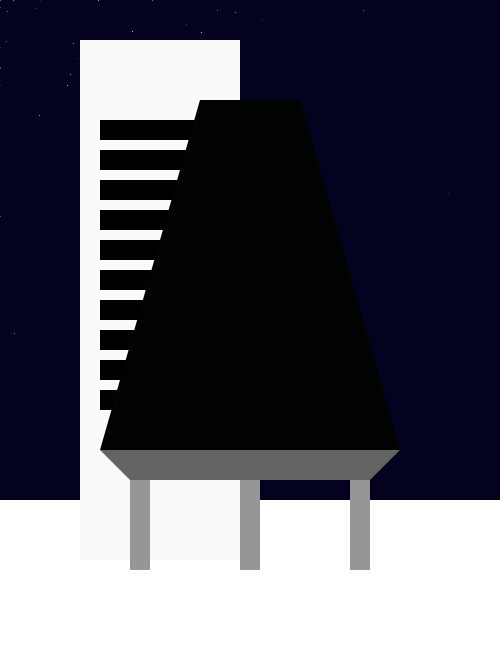
Frame 1 (no input)
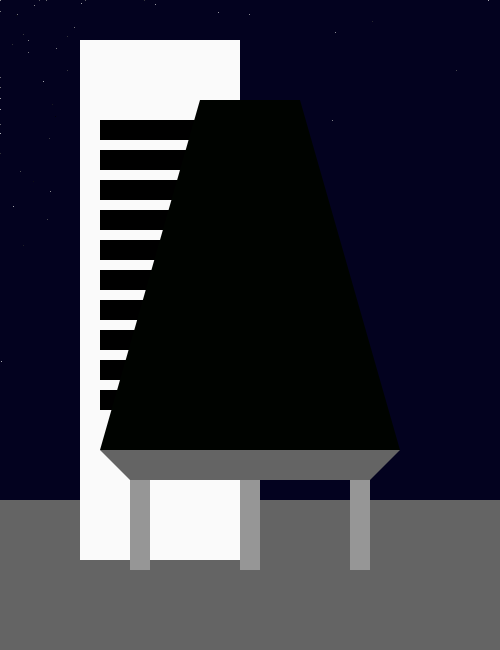
Frame 60 (the mouse pressed at the canvas centre just before this capture)
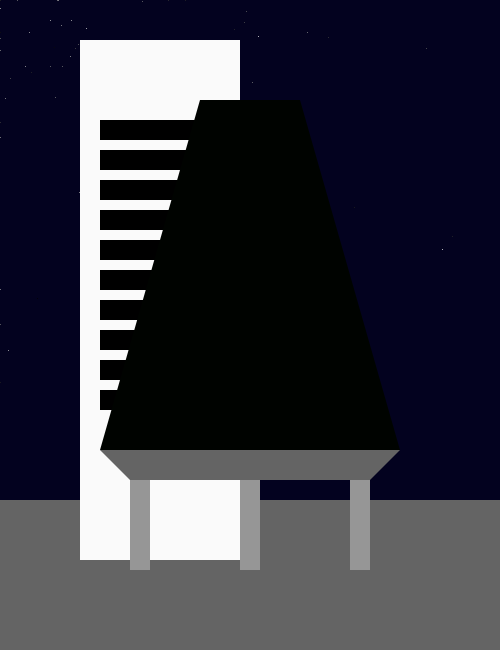
Frame 120 (the mouse held since frame 60 and released just before this capture)

The Processing sketch that drew these frames (run headless with seeded random() and noise(); from frame 60 on, the mouse is pressed at the canvas centre):

// Processing sketch: processing_107368
// ── processing_107368.pde

float a;
int luz = 0;
float x;
void setup(){
  size(500, 650);
frameRate(7);
}


void draw (){
  
  background(#03021F); 
  
  for(int a = 0; a <= 500; a = a+100){
    for(int b = 0; b <+ 500; b = b+50){
      stroke (random(0, 255));
      point(random(a), random(b));
    }
  }
  
  noStroke();
beginShape();{ //rua
  vertex(0,500);
    vertex(0, 650);
  vertex(500, 650);
  vertex(500, 500);
  }
  endShape();
fill(250);
rect(80, 40, 160, 520);//torre marrom


fill(luz);
for(int j = 120; j<400; j = j+30){
rect(100, j, 100, 20);//janelas da torre
}


fill(150);

for(int a=130; a<370; a = a+110){
rect(a, 420, 20, 150);//pilares da base


}

fill(x, HSB, random(x));
beginShape();{//tronco de pirâmide do prédio
  
vertex(400, 450);
vertex(100,450);
vertex(200, 100);
vertex(300, 100);

}
endShape();

fill(100);
beginShape();{//trapézio da base
  vertex(400, 450);
  vertex(100, 450);
vertex(130, 480);
vertex(370, 480);

}
endShape();


}

void mouseReleased(){
  if (mouseX >200){
  x= RGB;
  } if (mouseX<300){
  x=(#907C7C);
} else{
    x=random(HSB, 255);
  }
}


void mouseClicked(){
  if (luz== 0){
    luz=255;
  } else {
    luz=0;
  }
}
